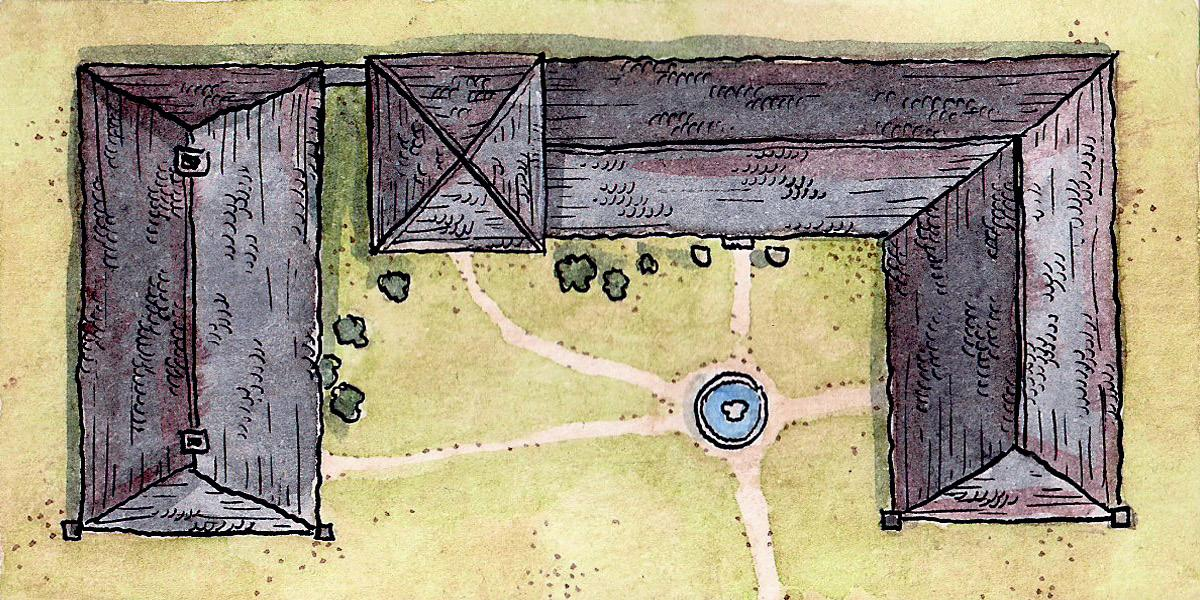
#> input picture imgTest/Academy.jpg, 1200 x 600 px, found by its file name; its folder holds only this picture in this run
$ python buildingImgResizer.py
#> lines starting #> are read from the running program, lines starting #| are printed output that depends on the picture
#!/usr/bin/python3

from PIL import Image
import os
from pprint import pprint
from tqdm import tqdm
path = r"/home/matthew/Coding/IdeaProjects/KingmakerMap/kingmaker_map_react/imgTest/"
files = [f for f in os.listdir(path) if (os.path.isfile(path+f) and f[-4:] != '.zip')]

def getBuildingSize(width, height):
  return (2 if width>800 else 1, 2 if height>800 else 1)


def mapper(f):
  image = Image.open(path+f)
  width, height = image.size
#> width = 1200; height = 600
  buildingWidth, buildingHeight =getBuildingSize(width, height)
#> buildingWidth = 2; buildingHeight = 1
  return {
    "image":image,
    "name": f,
    "dimensions": (width,height),
    "buildingDim":(buildingWidth,buildingHeight)

  }

data = map(mapper, files)
def cutImg(image, name, dimensions, buildingDim):
  bWidth, bHeight = buildingDim
  image = image.resize((100*bWidth, 100*bHeight))
  if(bWidth>1 or bHeight>1):
    for y in range(bHeight):
      for x in range(bWidth):
        newName = name[:-4]+"_"+str(y*2+x)+name[-4:]
        cutImg = image.crop((100*x, 100*y, 100*x+100, 100*y+100))
        cutImg.save(path+"/out/"+newName)
  image.save(path+"/out/"+name)


for d in tqdm(data):
  cutImg(**d)
#> this loop made 1 pass
#> pass 1, in cutImg, `image = image.resize((100*bWidth, 100*bHeight))`:
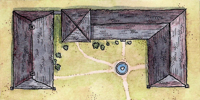
#> image: PIL image 200x100 RGB; mean R, G, B 164.4, 154.4, 130.6
#> pass 1, in cutImg, `cutImg.save(path+"/out/"+newName)`:
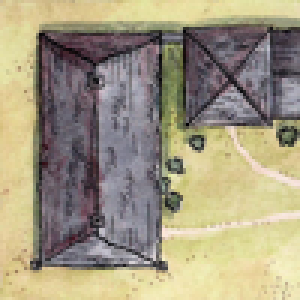
#> saved as Academy_0.jpg: PIL image 100x100 RGB (shown 3 times larger); mean R, G, B 161.1, 152.2, 127.9
#> pass 1, in cutImg, `cutImg.save(path+"/out/"+newName)`:
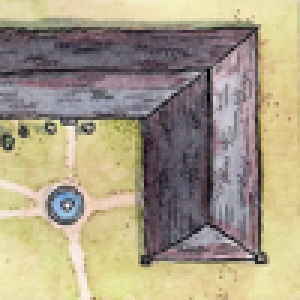
#> saved as Academy_1.jpg: PIL image 100x100 RGB (shown 3 times larger); mean R, G, B 167.6, 156.6, 133.3

$ run again, on imgTest/Assembly.jpg
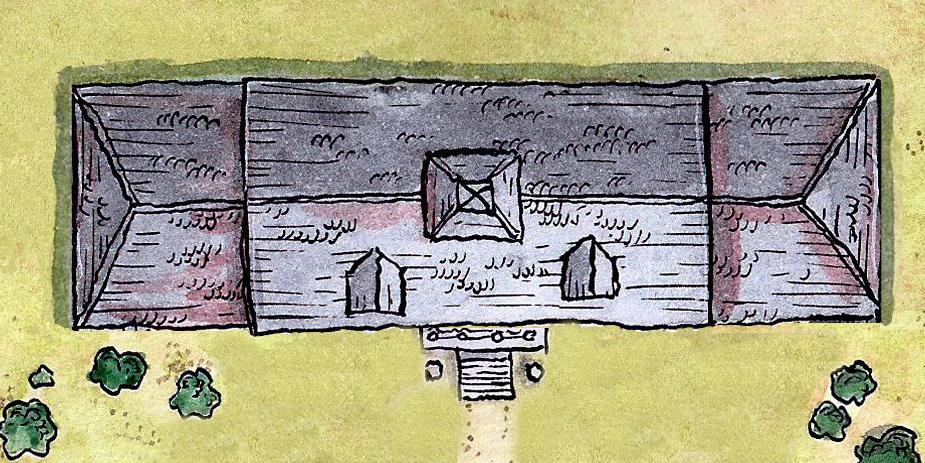
#> input picture imgTest/Assembly.jpg, 925 x 463 px, found by its file name
#> the loop `for d in tqdm(data):` made 1 pass
#> pass 1, in cutImg, `cutImg.save(path+"/out/"+newName)`:
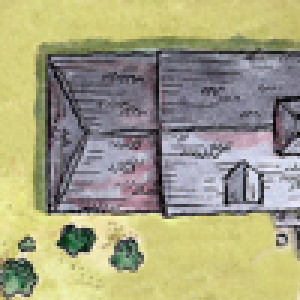
#> saved as Assembly_0.jpg: PIL image 100x100 RGB (shown 3 times larger); mean R, G, B 163.8, 160.7, 129.9
#> pass 1, in cutImg, `cutImg.save(path+"/out/"+newName)`:
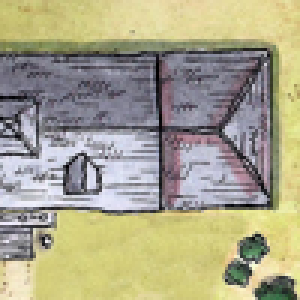
#> saved as Assembly_1.jpg: PIL image 100x100 RGB (shown 3 times larger); mean R, G, B 168.5, 164.3, 138.4

$ run again, on imgTest/Bardic College.jpg
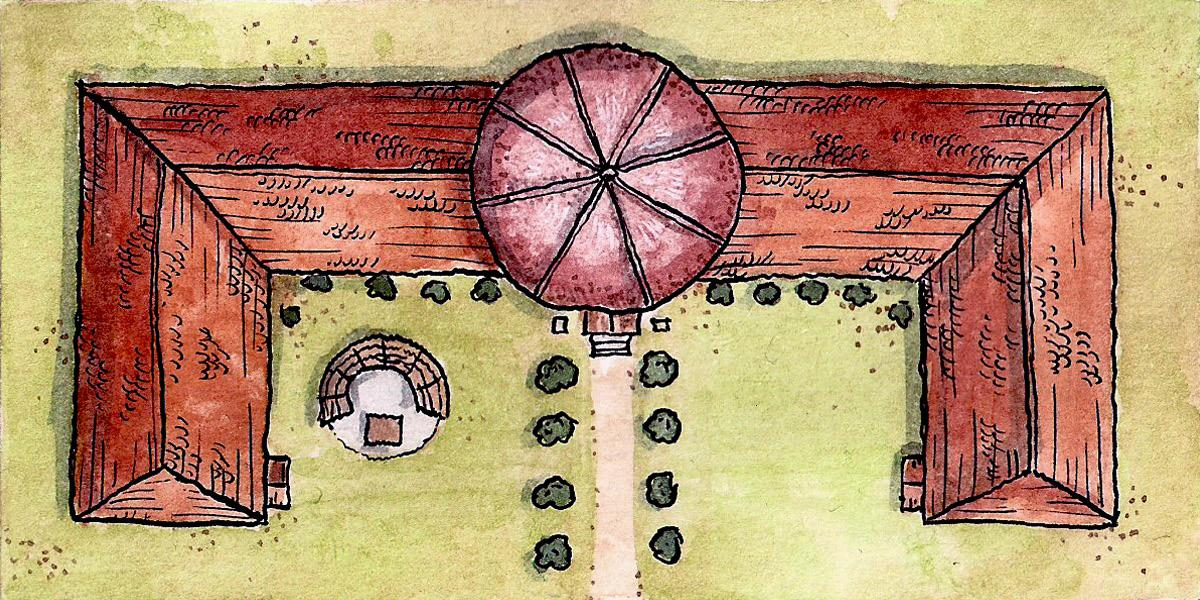
#> input picture imgTest/Bardic College.jpg, 1200 x 600 px, found by its file name
#> the loop `for d in tqdm(data):` made 1 pass
#> pass 1, in cutImg, `cutImg.save(path+"/out/"+newName)`:
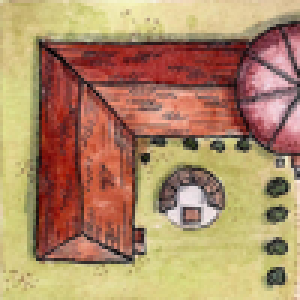
#> saved as Bardic College_0.jpg: PIL image 100x100 RGB (shown 3 times larger); mean R, G, B 174.7, 138.5, 102.7
#> pass 1, in cutImg, `cutImg.save(path+"/out/"+newName)`:
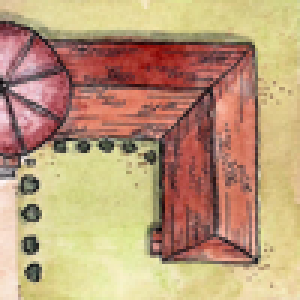
#> saved as Bardic College_1.jpg: PIL image 100x100 RGB (shown 3 times larger); mean R, G, B 187.4, 154, 119.7
